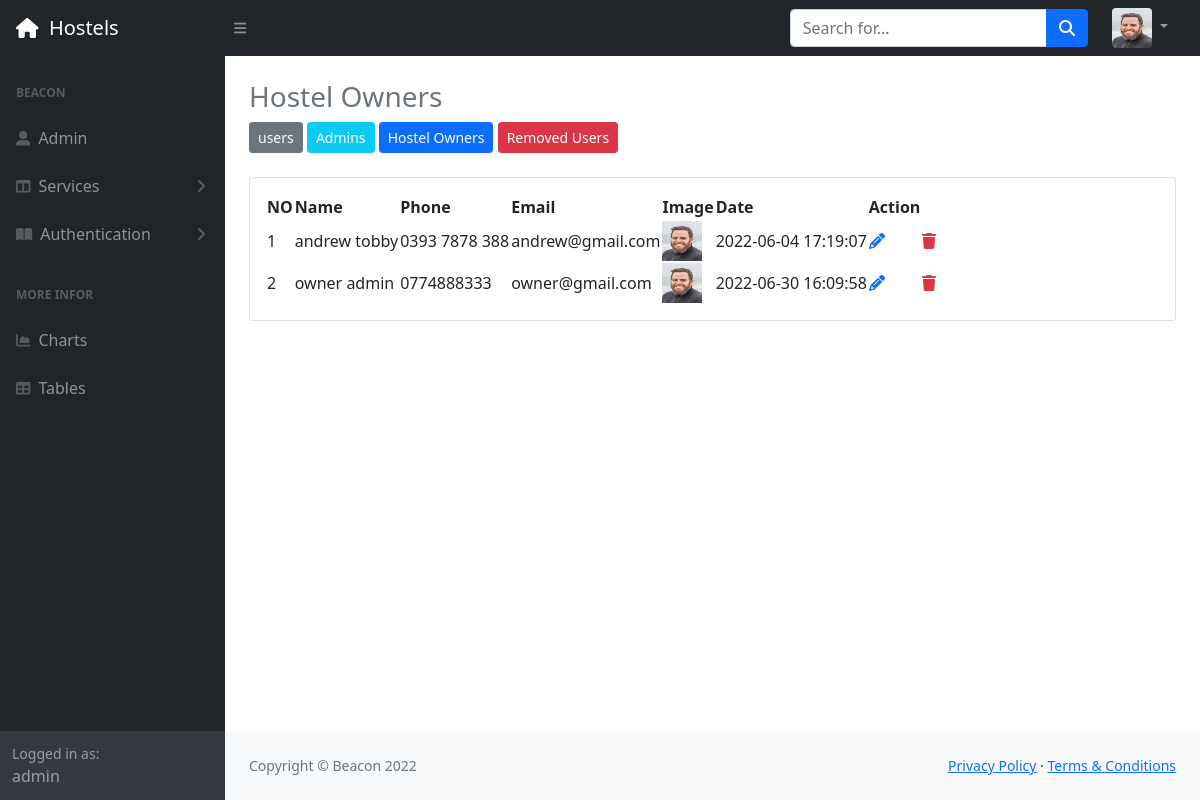
Screenshot of /admin/table_hostel_owner.php (signed in) with the database file from the repository.
### tables this page shows
CREATE TABLE `user_tbl` (
  `user_id` int(11) NOT NULL,
  `fname` varchar(50) NOT NULL,
  `lname` varchar(50) NOT NULL,
  `type` varchar(30) NOT NULL,
  `phone` varchar(30) NOT NULL,
  `email` varchar(50) NOT NULL,
  `image` text NOT NULL,
  `password` text NOT NULL,
  `date` timestamp NOT NULL DEFAULT current_timestamp(),
  `status` varchar(10) NOT NULL
);

### admin/table_hostel_owner.php (the view, shortened to what this page needs)
<?php
   include('./config/connect.php');
   include "../include/navbar.php";
   ?>
<div id="layoutSidenav_content">
    <main>
        <div class="container-fluid px-4">
            <h3 class="mt-4 text-secondary">Hostel Owners</h3>
            <?php
               include "../include/admin_user_list.php";
               ?>
            <div class="card mb-4">
                <div class="card-body">
                    <table id="datatablesSimple">
                        <thead>
                            <tr>
                                <th>NO</th>
                                <th>Name</th>
                                <th>Phone</th>
                                <th>Email</th>
                                <th>Image</th>
                                <th> Date</th>
                                <th>Action</th>
                            </tr>
                        </thead>
                        <tbody>
                            <?php
                               $num = 0;
                               $sql = "SELECT * FROM user_tbl WHERE type = 'house_owner' AND status='active'";
                               $result = mysqli_query($con, $sql);
                               if ($result) {
                                   while ($rows = mysqli_fetch_assoc($result)) { ?>
                                    <?php $num++; ?>
                                    <tr>
                                        <td><?php echo $num ?></td>
                                        <td><?php echo $rows['fname'] . " " . $rows['lname'] ?></td>
                                        <td><?php echo $rows['phone'] ?></td>
                                        <td><?php echo $rows['email'] ?></td>
                                        <td><?php
                                               if ($rows['image'] != '') {
                                                   echo '<i  class="fa fa-user"></i>';
                                               } else { ?>
                                                <img src="../admin/assets/img/testimonial-bg1.jpg" alt="" width="40px " ; height="40px" ;>
                                            <?php
                                               }
                                               ?>
                                        </td>
                                        <td><?php echo $rows['date'] ?></td>
                                        <td class="justify-between">
                                            <a href="update_users.php?update=<?php echo $rows['user_id']; ?>"><i class="fa fa-pencil"><?php echo $rows['user_id']; ?></i></a> &nbsp; &nbsp; &nbsp; &nbsp;
                                            <a href="./config/__delete_superAdmin.php?delete=<?php echo $rows['user_id']; ?>"><i class="fa fa-trash text-danger"><?php echo $rows['user_id']; ?></i></a>
                                        </td>
                                    </tr>
                            <?php
                                   }
                               }
                               ?>
                        </tbody>
                    </table>
                </div>
            </div>
        </div>
    </main>
    <?php
       include "../include/footer.php";
       ?>
</div>
</div>
</body>
</html>

### rows the page displays
user_tbl: fname "andrew", lname "tobby", phone "0393 7878 388", email "andrew@gmail.com", date "2022-06-04 17:19:07"
user_tbl: fname "owner", lname "admin", phone "0774888333", email "owner@gmail.com", date "2022-06-30 16:09:58"

### other values shown
$_SESSION['user_name'] "admin"
